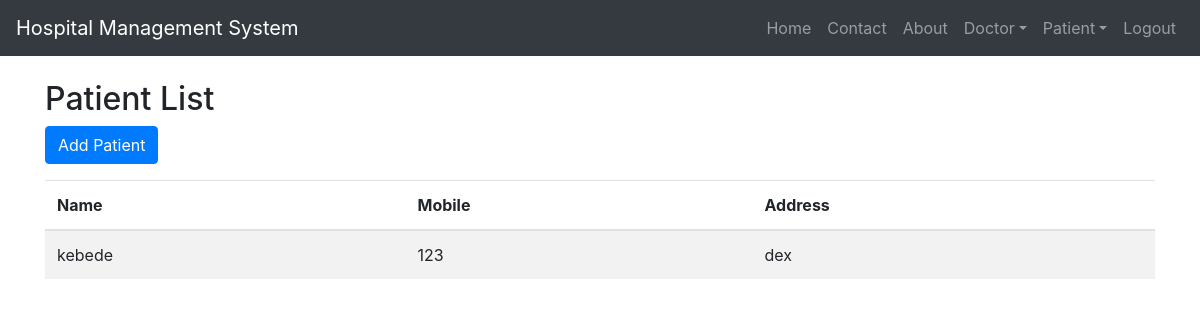
/patients/ (signed in), run on the app's committed database.
### hospital/models.py (models this page shows, shortened)
class Patient(models.Model):
    GENDER_CHOICES = [
        ('Male', 'Male'),
        ('Female', 'Female'),
        ('Other', 'Other'),
    ]
    name = models.CharField(max_length=50)
    gender = models.CharField(max_length=10, choices=GENDER_CHOICES)
    mobile = models.CharField(max_length=15, null=True, blank=True)
    address = models.TextField()
    class Meta:
        verbose_name = "Patient"
        verbose_name_plural = "Patients"

### hospital/views.py (the view)
# urls.py: path('patients/', views.patient_list, name='patient_list'),
def patient_list(request):
    patients = Patient.objects.all()
    return render(request, 'patient_list.html', {'patients': patients})

### hospital/templates/patient_list.html
{% extends 'base.html' %}
{% block content %}
<h2>Patient List</h2>
<a href="{% url 'patient_create' %}" class="btn btn-primary mb-3">Add Patient</a>
<table class="table table-striped">
    <thead>
        <tr>
            <th>Name</th>
            <th>Mobile</th>
            <th>Address</th>
        </tr>
    </thead>
    <tbody>
        {% for patient in patients %}
            <tr>
                <td>{{ patient.name }}</td>
                <td>{{ patient.mobile }}</td>
                <td>{{ patient.address }}</td>
            </tr>
        {% empty %}
            <tr><td colspan="3">No patients found.</td></tr>
        {% endfor %}
    </tbody>
</table>
{% endblock %}

### data on the page
Patient: name "kebede", mobile "123", address "dex"
